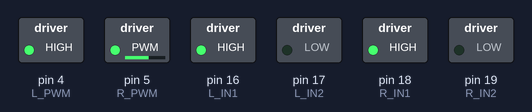
Bench run of a sketch on a simulated Arduino Uno, built with avr-gcc and run on an emulated ATmega328P. Parts: switched loads named in the sketch (green lamp = pin HIGH).

Above: at 0.55 s.
At 3.75 s:
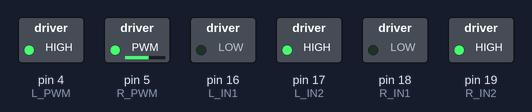
At 5.35 s:
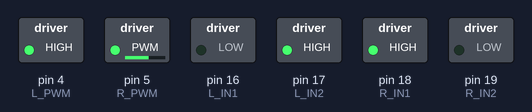
At 6.95 s:
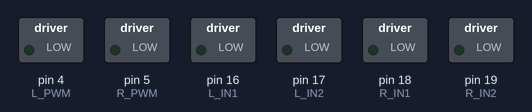
Timing chart, 0 to 9.0 s (numbered marks = the images above):
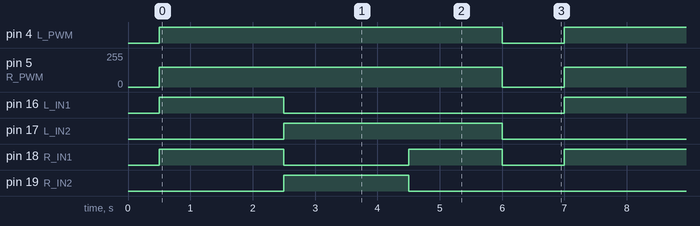

The sketch:

_____TB6612.ino
```cpp
// ============================================
// 肉牛养殖场巡检机器人 - TB6612 电机测试
// 两片 TB6612，每片管一侧（左组/右组）
// 每组 2 个电机，PWM 和方向引脚并联（同向同速）
// ============================================

// 左组（TB6612 #1）
#define L_PWM 4
#define L_IN1 16
#define L_IN2 17

// 右组（TB6612 #2）
#define R_PWM 5
#define R_IN1 18
#define R_IN2 19

void setMotor(int pwm, int in1, int in2, int speed) {
  speed = constrain(speed, -255, 255);
  if (speed > 0) {           // 正转
    digitalWrite(in1, HIGH);
    digitalWrite(in2, LOW);
    analogWrite(pwm, speed);
  } else if (speed < 0) {    // 反转
    digitalWrite(in1, LOW);
    digitalWrite(in2, HIGH);
    analogWrite(pwm, -speed);
  } else {                   // 停止
    digitalWrite(in1, LOW);
    digitalWrite(in2, LOW);
    analogWrite(pwm, 0);
  }
}

void setup() {
  pinMode(L_PWM, OUTPUT);
  pinMode(L_IN1, OUTPUT);
  pinMode(L_IN2, OUTPUT);
  pinMode(R_PWM, OUTPUT);
  pinMode(R_IN1, OUTPUT);
  pinMode(R_IN2, OUTPUT);

  setMotor(L_PWM, L_IN1, L_IN2, 0);
  setMotor(R_PWM, R_IN1, R_IN2, 0);
  delay(500);
}

void loop() {
  // 前进 2 秒
  setMotor(L_PWM, L_IN1, L_IN2, 150);
  setMotor(R_PWM, R_IN1, R_IN2, 150);
  delay(2000);

  // 后退 2 秒
  setMotor(L_PWM, L_IN1, L_IN2, -150);
  setMotor(R_PWM, R_IN1, R_IN2, -150);
  delay(2000);

  // 原地左转 1.5 秒（左反转、右正转）
  setMotor(L_PWM, L_IN1, L_IN2, -150);
  setMotor(R_PWM, R_IN1, R_IN2, 150);
  delay(1500);

  // 停 1 秒
  setMotor(L_PWM, L_IN1, L_IN2, 0);
  setMotor(R_PWM, R_IN1, R_IN2, 0);
  delay(1000);
}
```

Measured:
- by itself, pin 4 (L_PWM): alternates HIGH for 5.5 s and LOW for 1.0 s
- by itself, pin 5 (R_PWM): alternates 150/255 for 5.5 s and 0/255 for 1.0 s
- by itself, pin 16 (L_IN1), pin 19 (R_IN2): alternates HIGH for 2.0 s and LOW for 4.5 s
- by itself, pin 17 (L_IN2): alternates HIGH for 3.5 s and LOW for 3.0 s
- by itself, pin 18 (R_IN1): repeats every 6.5 s: LOW 2.0 s, HIGH 1.5 s, LOW 1.0 s, HIGH 2.0 s
